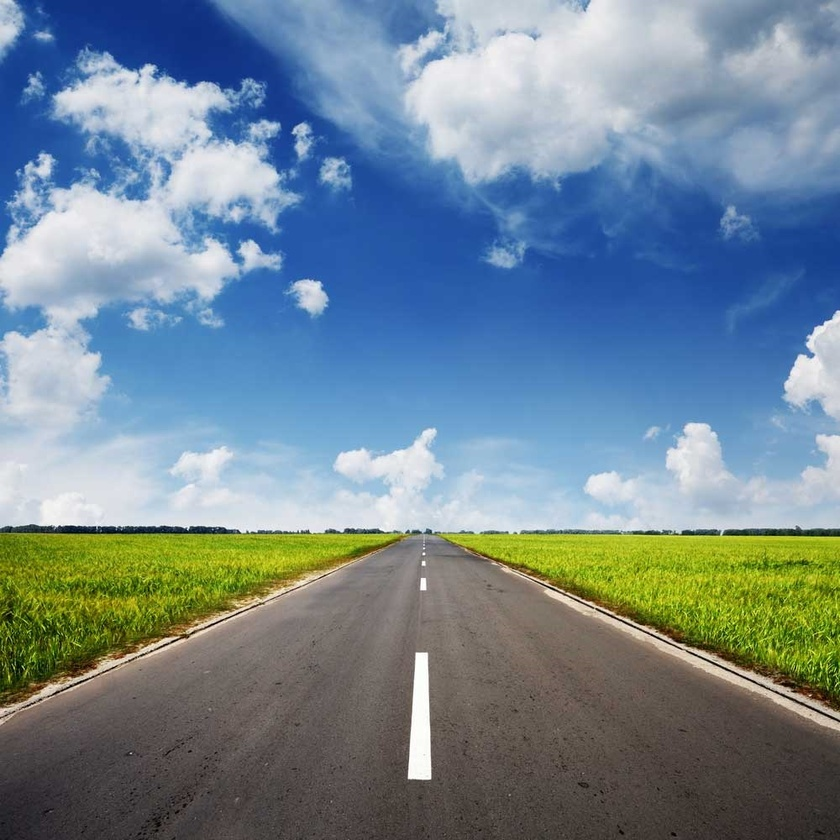
#> input picture HW3 Watershed/road.jpg, 840 x 840 px, shrunk from 1000 x 1000 before the run
$ python watershed.py
#> lines starting #> are read from the running program, lines starting #| are printed output that depends on the picture; after the words box and inside, x2 and y2 are one past the last pixel; in counts of white or black regions, pixels touching at a corner belong together
import cv2

path = "./road.jpg"
path_markers = "./road_draw.jpg"

road = cv2.imread(path)
#> road is the input picture: shape (840, 840, 3); mean B, G, R 146.9, 134.2, 114
road_draw = cv2.imread(path_markers)
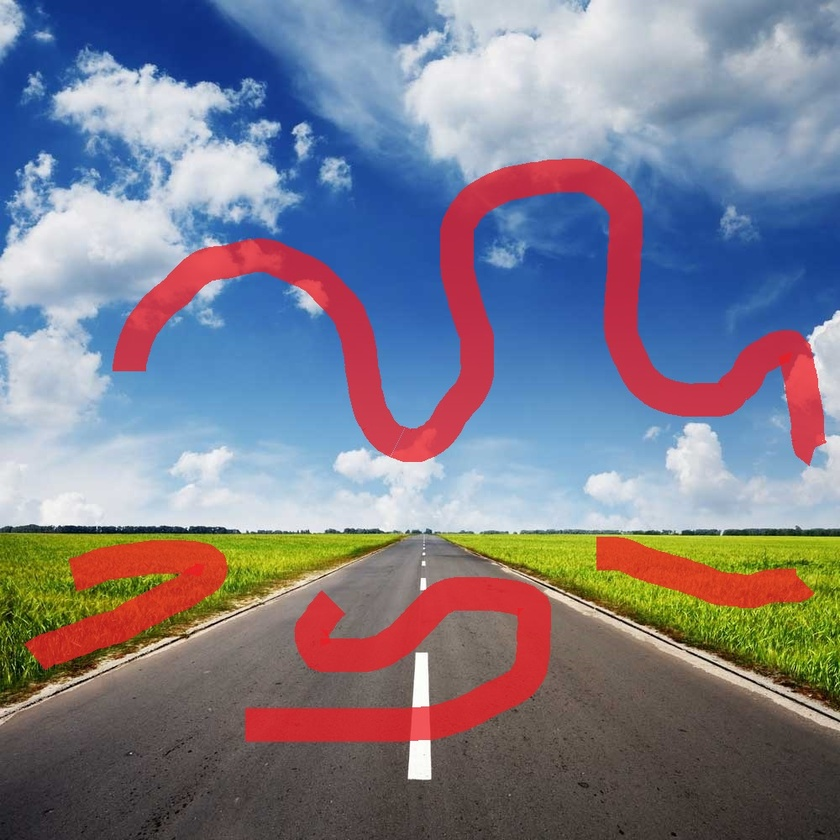
#> input picture HW3 Watershed/road_draw.jpg, 840 x 840 px, shrunk from 1000 x 1000 before the run
#> road_draw is the input picture: shape (840, 840, 3); mean B, G, R 138.3, 124.8, 126.3

road_gray = cv2.cvtColor(road, cv2.COLOR_BGR2GRAY)
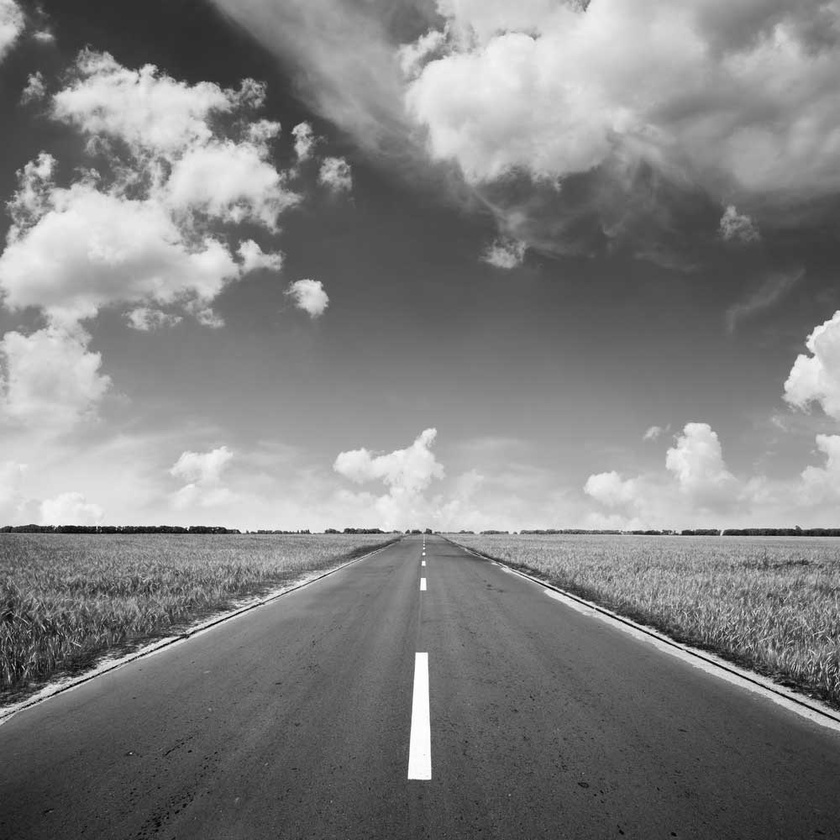
#> road_gray: shape (840, 840); min 1, max 255, mean 129.6
# cv2.imshow("gray", road_gray)
blur = cv2.GaussianBlur(road_gray, (5, 5), 0)
# cv2.imshow("blur", blur)

_, thres = cv2.threshold(blur, 0, 255, cv2.THRESH_OTSU+cv2.THRESH_BINARY_INV)
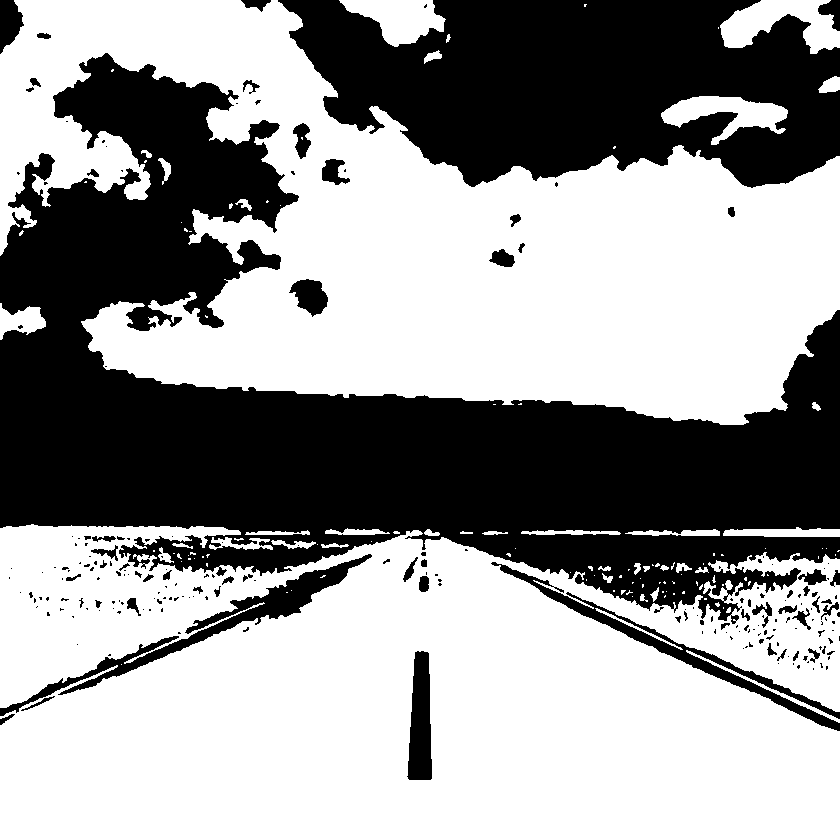
#> thres: shape (840, 840); 59.8% white; 218 black regions (155 under 20 px), largest, box (x1, y1, x2, y2) and area: (0, 53, 840, 624) 188461, (278, 0, 840, 188) 74611, (0, 554, 372, 716) 5901
# cv2.imshow("thres", thres)
kernel = cv2.getStructuringElement(cv2.MORPH_RECT, (3, 3))
mb = cv2.morphologyEx(thres, cv2.MORPH_OPEN, kernel, iterations=2)
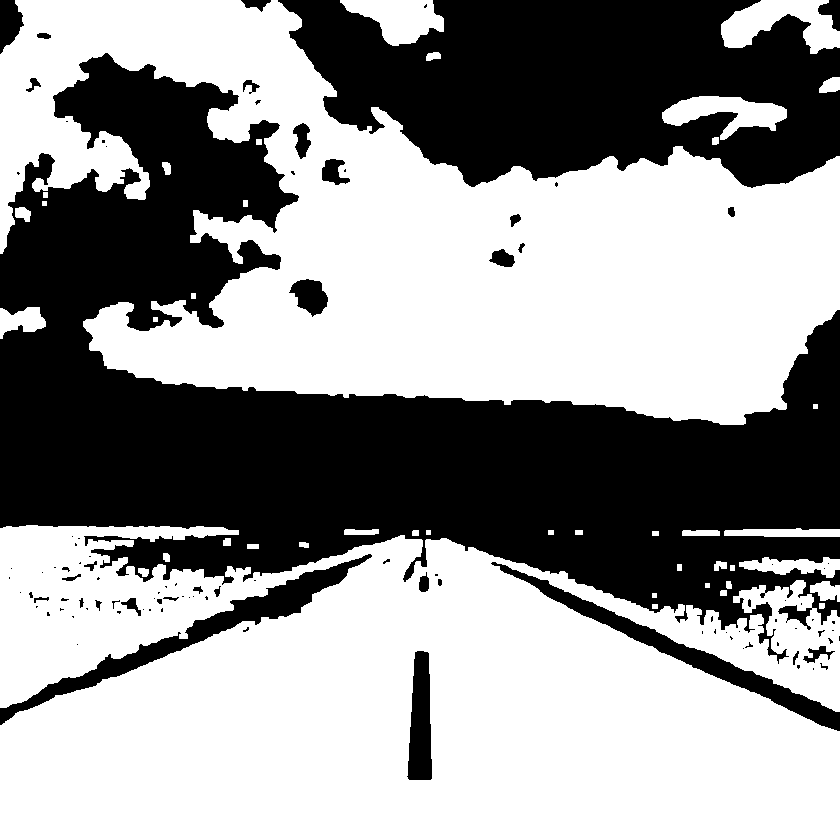
#> mb: shape (840, 840); 58.6% white; 104 black regions (69 under 20 px), largest, box (x1, y1, x2, y2) and area: (0, 53, 840, 664) 196843, (278, 0, 840, 188) 74891, (0, 554, 372, 725) 6881
bg = cv2.dilate(mb, kernel, iterations=3)
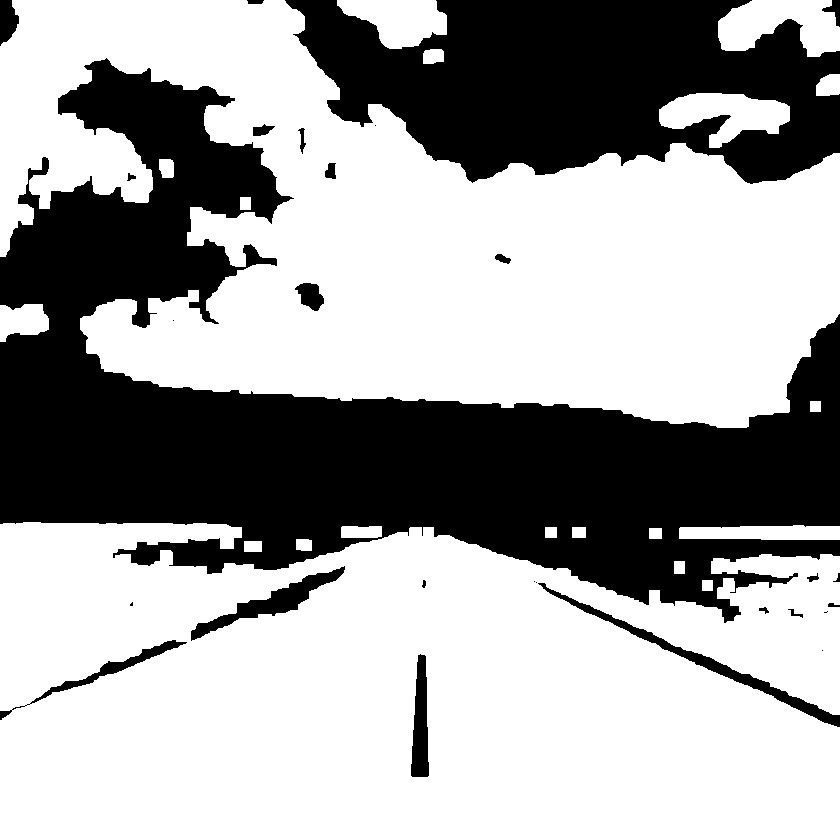
#> bg: shape (840, 840); 64.2% white; 28 black regions (7 under 20 px), largest, box (x1, y1, x2, y2) and area: (0, 58, 840, 623) 174178, (285, 0, 840, 184) 68350, (538, 583, 840, 727) 2769
cv2.imshow("bg", bg)

cv2.waitKey(0)
cv2.destroyAllWindows()
